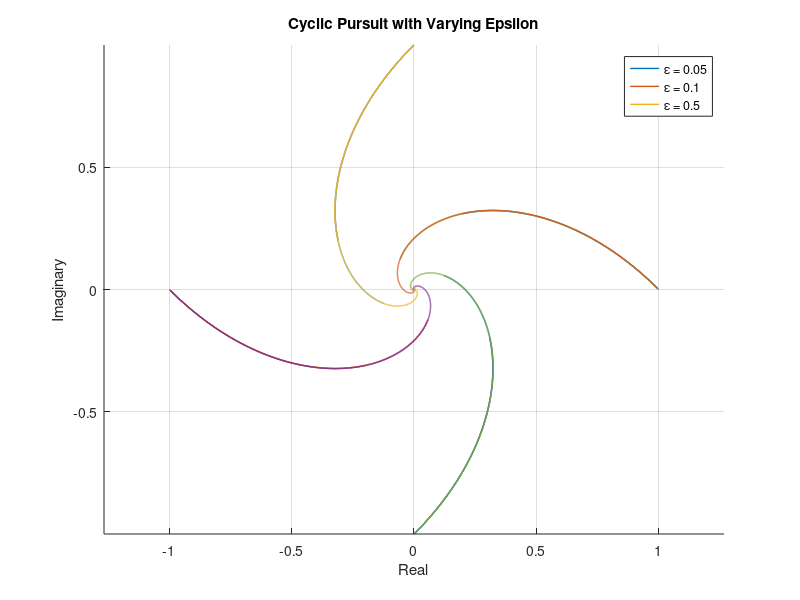

The MATLAB script that drew this image:
clear; clc;
n=4;
z= [1;1j;-1;-1j];
dt= 0.01;
T = 20;
steps=T/dt;
epsilons = [0.05, 0.1, 0.5];
U = [0 1 0 0;
     0 0 1 0;
     0 0 0 1;
     1 0 0 0];
L=U-eye(n);
figure; hold on; grid on;
for eps = epsilons
    z_temp=z;
    trajectory =zeros(n, steps);
    for t = 1:steps
        z_temp= z_temp + dt*eps*L*z_temp;
        trajectory(:, t)= z_temp;
    end
    for i = 1:n
        plot(real(trajectory(i, :)), imag(trajectory(i, :)), 'LineWidth', 1);
    end
end
axis equal;
title('Cyclic Pursuit with Varying Epsilon');
xlabel('Real'); ylabel('Imaginary');
legend('\epsilon = 0.05','\epsilon = 0.1','\epsilon = 0.5');
